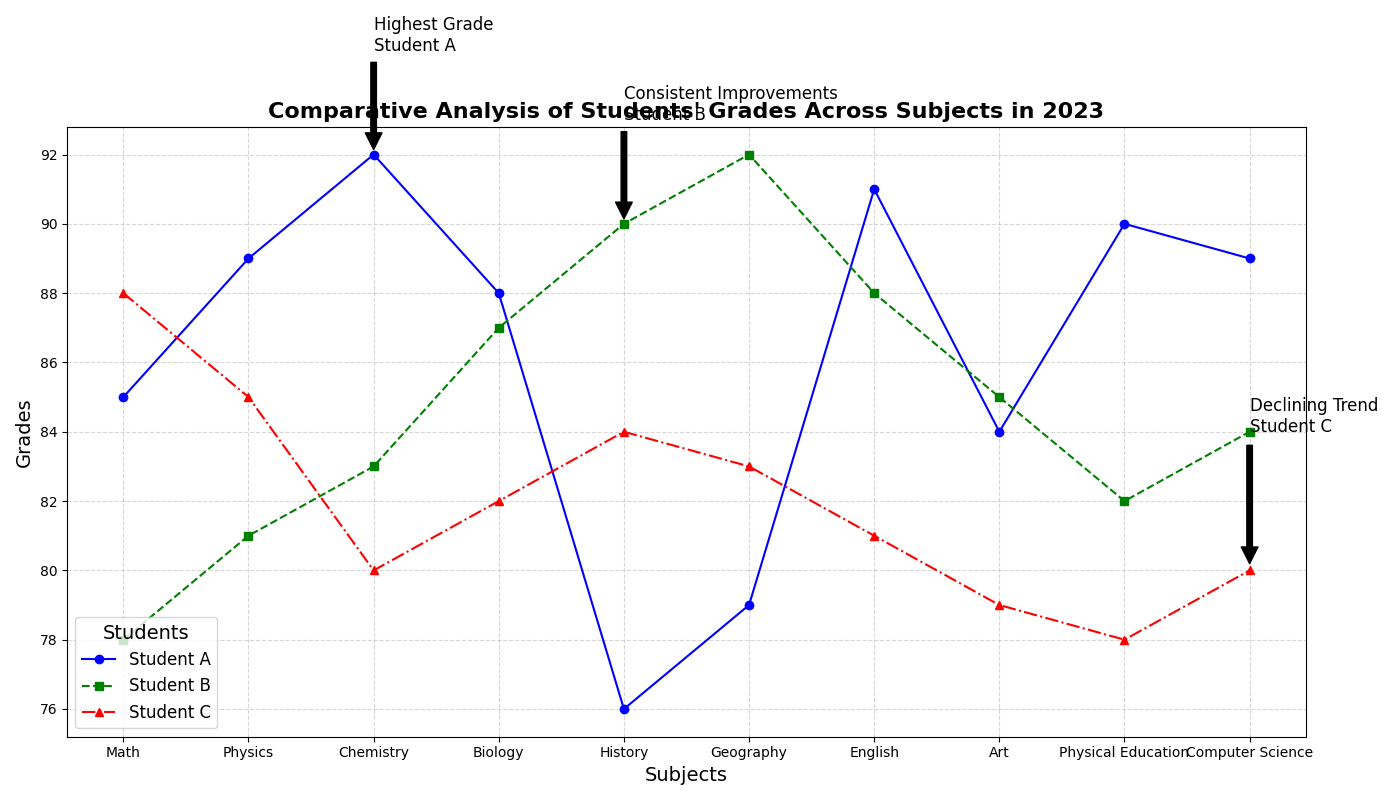

Here is the Python script that generated this plot:
import matplotlib.pyplot as plt
import numpy as np

# Backstory:
# The chart presents a comparative analysis of three fictional students' grades over the academic year in a university. Each student has a different performance trend, showcasing the ups and downs across multiple subjects through the year.

# Data (constructed without random):
subjects = ['Math', 'Physics', 'Chemistry', 'Biology', 'History', 'Geography', 'English', 'Art', 'Physical Education', 'Computer Science']
student_A_grades = [85, 89, 92, 88, 76, 79, 91, 84, 90, 89]
student_B_grades = [78, 81, 83, 87, 90, 92, 88, 85, 82, 84]
student_C_grades = [88, 85, 80, 82, 84, 83, 81, 79, 78, 80]

# Create the figure and axis
fig, ax = plt.subplots(figsize=(14, 8))

# Plot lines for each student
ax.plot(subjects, student_A_grades, marker='o', linestyle='-', color='blue', label='Student A')
ax.plot(subjects, student_B_grades, marker='s', linestyle='--', color='green', label='Student B')
ax.plot(subjects, student_C_grades, marker='^', linestyle='-.', color='red', label='Student C')

# Add titles and labels
ax.set_title('Comparative Analysis of Students\' Grades Across Subjects in 2023', fontsize=16, fontweight='bold')
ax.set_xlabel('Subjects', fontsize=14)
ax.set_ylabel('Grades', fontsize=14)

# Add legend
ax.legend(title='Students', fontsize=12, title_fontsize=14, loc='lower left')

# Customize grid
ax.grid(True, linestyle='--', alpha=0.5)

# Annotations to highlight key points
ax.annotate('Highest Grade\nStudent A', xy=('Chemistry', 92), xytext=('Chemistry', 95), arrowprops=dict(facecolor='black', shrink=0.05), fontsize=12)
ax.annotate('Consistent Improvements\nStudent B', xy=('History', 90), xytext=('History', 93), arrowprops=dict(facecolor='black', shrink=0.05), fontsize=12)
ax.annotate('Declining Trend\nStudent C', xy=('Computer Science', 80), xytext=('Computer Science', 84), arrowprops=dict(facecolor='black', shrink=0.05), fontsize=12)

# Automatically adjust the layout
plt.tight_layout()

# Show the plot
plt.show()
